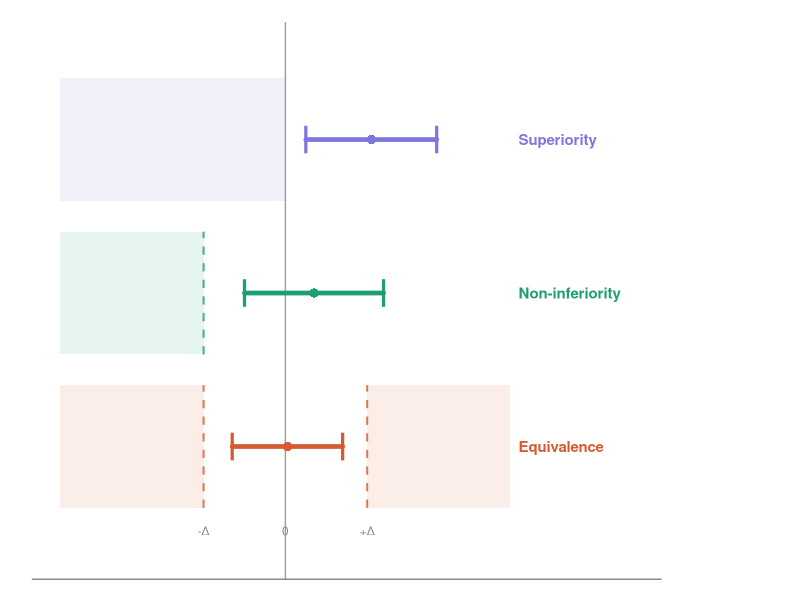
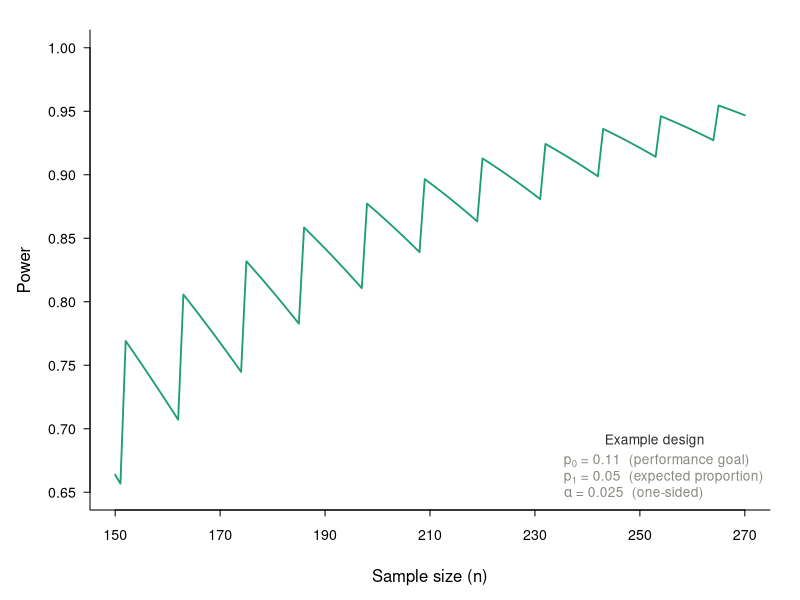
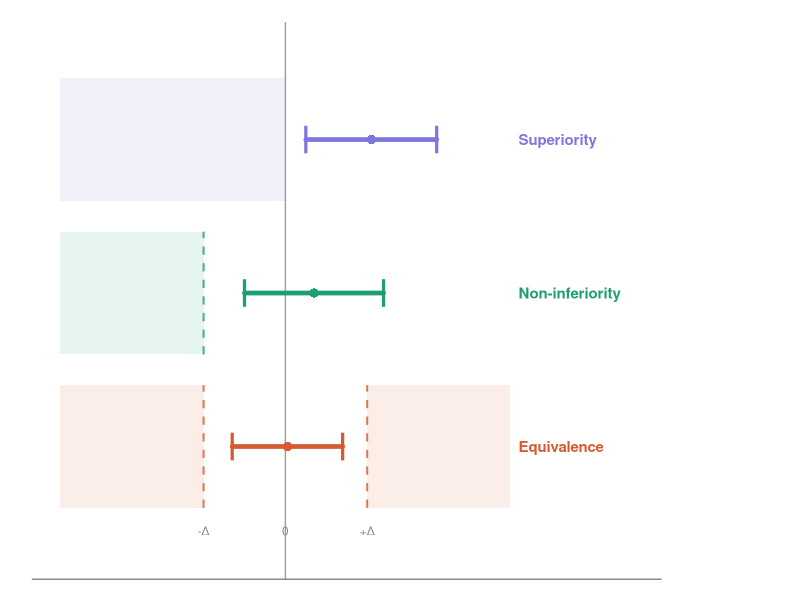

These charts were generated, in order, by the following R code: (Note: this script raises an error after producing the figures.)
## ---- chunk 1
knitr::opts_chunk$set(echo = FALSE, warning = FALSE, 
                      message = FALSE, fig.pos = "t",
                      out.width = "80%",
                      fig.align = "center")
## ---- chunk 2

library(ggplot2)

col_sup  <- "#7F77DD"
col_ni   <- "#1D9E75"
col_eq   <- "#D85A30"
col_axis <- "#888780"
col_line <- "#2C2C2A"

# CI data
cis <- data.frame(
  label = factor(c("Superiority", "Non-inferiority", "Equivalence"),
                 levels = c("Equivalence", "Non-inferiority", "Superiority")),
  lo    = c(0.05, -0.10, -0.13),
  hi    = c(0.37,  0.24,  0.14),
  mid   = c(0.21,  0.07,  0.005),
  y     = c(3, 2, 1),
  color = c(col_sup, col_ni, col_eq)
)

ggplot() +
  
  # shading: superiority H0 (left of 0)
  annotate("rect", xmin = -0.55, xmax = 0,
           ymin = 2.6, ymax = 3.4, fill = col_sup, alpha = 0.10) +
  
  # shading: non-inferiority H0 (left of -delta)
  annotate("rect", xmin = -0.55, xmax = -0.20,
           ymin = 1.6, ymax = 2.4, fill = col_ni, alpha = 0.10) +
  
  # shading: equivalence H0 (both tails)
  annotate("rect", xmin = -0.55, xmax = -0.20,
           ymin = 0.6, ymax = 1.4, fill = col_eq, alpha = 0.10) +
  annotate("rect", xmin = 0.20, xmax = 0.55,
           ymin = 0.6, ymax = 1.4, fill = col_eq, alpha = 0.10) +
  
  # zero line
  geom_vline(xintercept = 0, colour = col_line,
             linewidth = 0.5, alpha = 0.45, linetype = "solid") +
  
  # NI margin
  geom_segment(aes(x = -0.20, xend = -0.20, y = 1.6, yend = 2.4),
               colour = col_ni, linewidth = 0.7, linetype = "dashed", alpha = 0.8) +
  
  # Equivalence margins
  geom_segment(aes(x = -0.20, xend = -0.20, y = 0.6, yend = 1.4),
               colour = col_eq, linewidth = 0.7, linetype = "dashed", alpha = 0.8) +
  geom_segment(aes(x =  0.20, xend =  0.20, y = 0.6, yend = 1.4),
               colour = col_eq, linewidth = 0.7, linetype = "dashed", alpha = 0.8) +
  
  # CI bars
  geom_segment(data = cis,
               aes(x = lo, xend = hi, y = y, yend = y, colour = label),
               linewidth = 1.6, lineend = "round", show.legend = FALSE) +
  geom_segment(data = cis,
               aes(x = lo, xend = lo, y = y - 0.09, yend = y + 0.09, colour = label),
               linewidth = 1.1, show.legend = FALSE) +
  geom_segment(data = cis,
               aes(x = hi, xend = hi, y = y - 0.09, yend = y + 0.09, colour = label),
               linewidth = 1.1, show.legend = FALSE) +
  geom_point(data = cis,
             aes(x = mid, y = y, colour = label),
             size = 2.8, shape = 16, show.legend = FALSE) +
  
  # row labels (right side)
  geom_text(data = cis,
            aes(x = 0.57, y = y, label = label, colour = label),
            hjust = 0, size = 3.8, fontface = "bold", show.legend = FALSE) +
  
  # axis zero label
  annotate("text", x = 0, y = 0.45, label = "0",
           size = 3, colour = col_axis, hjust = 0.5) +
  
  # margin labels
  annotate("text", x = -0.20, y = 0.45, label = "-\u0394",
           size = 3, colour = col_axis, hjust = 0.5) +
  annotate("text", x =  0.20, y = 0.45, label = "+\u0394",
           size = 3, colour = col_axis, hjust = 0.5) +
  
  scale_colour_manual(values = c(
    "Superiority"     = col_sup,
    "Non-inferiority" = col_ni,
    "Equivalence"     = col_eq
  )) +
  
  coord_cartesian(xlim = c(-0.55, 0.85), ylim = c(0.3, 3.6), clip = "off") +
  
  theme_minimal(base_size = 12) +
  theme(
    panel.grid       = element_blank(),
    axis.text        = element_blank(),
    axis.ticks       = element_blank(),
    axis.title       = element_blank(),
    axis.line.x      = element_line(colour = col_axis, linewidth = 0.5),
    plot.background  = element_rect(fill = "white", colour = NA),
    panel.background = element_rect(fill = "white", colour = NA),
    plot.margin      = margin(16, 100, 12, 20)
  )

ggsave("trial_designs.png", width = 8, height = 4.5, dpi = 200, bg = "white")


## ---- chunk 3

N     <- 150:270
alpha <- 0.025
p0    <- 0.89
p1    <- 0.95

crit  <- qbinom(p = 1 - alpha, size = N, prob = p0)
power <- 1 - pbinom(q = crit, size = N, prob = p1)

par(
  mar    = c(4.5, 4.5, 1.5, 1.5),
  family = "sans",
  mgp    = c(2.8, 0.7, 0),
  tcl    = -0.3
)

plot(N, power,
     type = "l",
     lwd  = 1.8,
     col  = "#1D9E75",
     las  = 1,
     xlab = "Sample size (n)",
     ylab = "Power",
     ylim = c(0.65, 1.00),
     yaxt = "n",
     xaxt = "n",
     bty  = "l")

axis(2, at = seq(0.65, 1.00, by = 0.05),
     labels = sprintf("%.2f", seq(0.65, 1.00, by = 0.05)),
     las = 1, cex.axis = 0.85)

axis(1, at = seq(150, 270, by = 20),
     cex.axis = 0.85)

legend("bottomright",
       title     = "Example design",
       title.col = "#2C2C2A",
       legend    = c(
         expression(paste(p[0], " = 0.11  (performance goal)")),
         expression(paste(p[1], " = 0.05  (expected proportion)")),
         expression(paste(alpha,  " = 0.025  (one-sided)"))
       ),
       col      = "#888780",
       lty      = 0,
       pch      = NA,
       bty      = "n",
       cex      = 0.82,
       text.col = "#888780")
## ---- chunk 4
knitr::include_graphics("Figures/performance_goals_table.png")
## ---- chunk 5
knitr::include_graphics("Figures/forest_plot_pooled_estimates.png")
## ---- chunk 6
knitr::include_graphics("Figures/heterogeneity_statistics.png")
## ---- chunk 7
knitr::include_graphics("Figures/coverage_probability_n100_overlay.png")
## ---- chunk 8
knitr::include_graphics("Figures/coverage_width_n20.png")
## ---- chunk 9
knitr::include_graphics("Figures/coverage_width_n50.png")
## ---- chunk 10
knitr::include_graphics("Figures/coverage_width_n100.png")
## ---- chunk 11
knitr::include_graphics("Figures/sample_size_comparison_table.png")
## ---- chunk 12
knitr::include_graphics("Figures/bayesian_power_curve.png")
